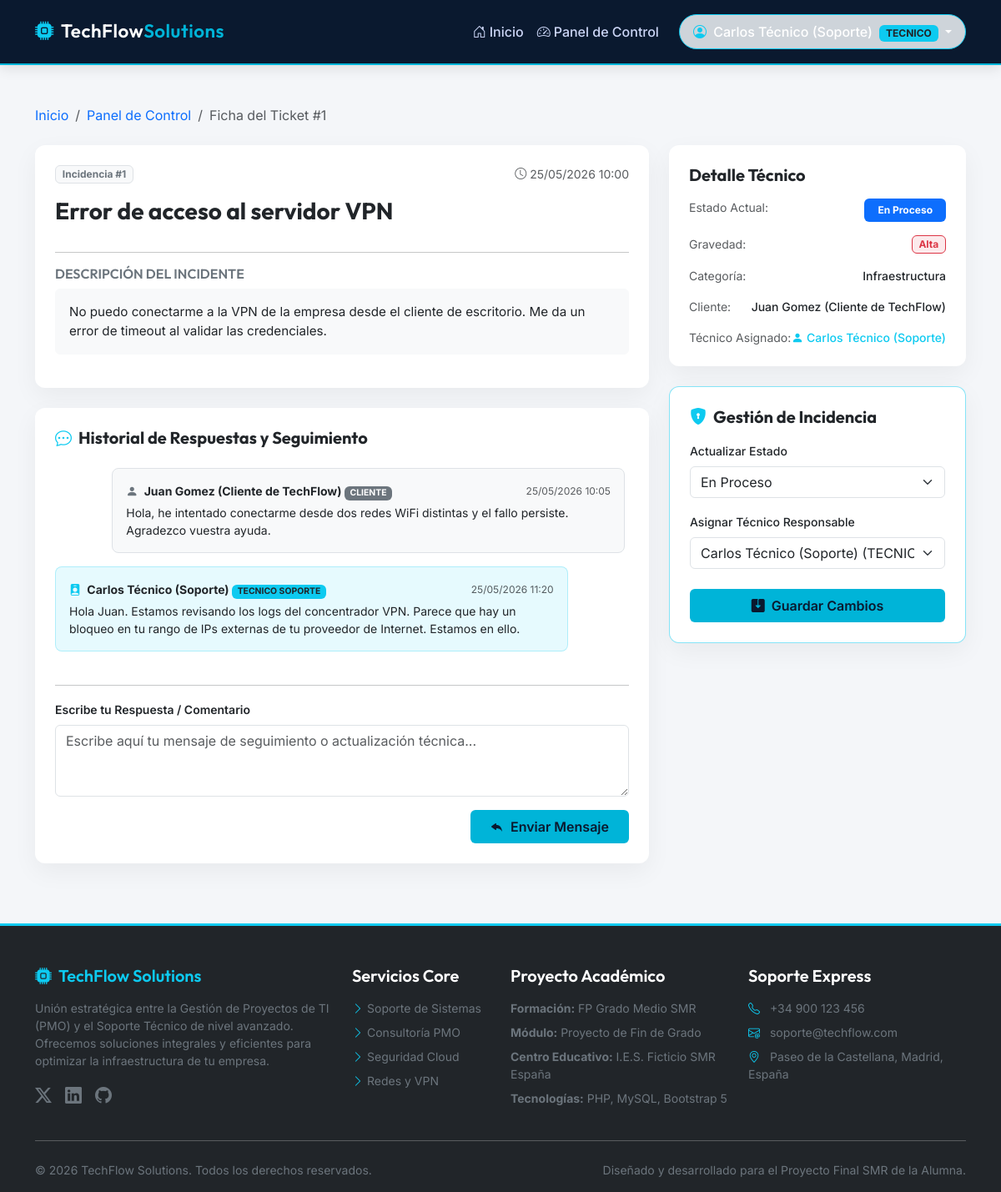
The app's page /ver_ticket.php?id=1 (signed in) with its own data.
### tables this page shows
CREATE TABLE `tickets` (
  `id` INT AUTO_INCREMENT PRIMARY KEY,
  `titulo` VARCHAR(150) NOT NULL COMMENT 'Breve título indicando el problema',
  `descripcion` TEXT NOT NULL COMMENT 'Detalles completos de la incidencia informática',
  `cliente_id` INT NOT NULL COMMENT 'Cliente que abre el ticket',
  `tecnico_id` INT DEFAULT NULL COMMENT 'Técnico asignado para resolver el ticket',
  `categoria` ENUM('Soporte Tecnico', 'Gestion de Proyectos', 'Infraestructura') NOT NULL DEFAULT 'Soporte Tecnico' COMMENT 'Categoría de la consulta',
  `gravedad` ENUM('Baja', 'Media', 'Alta', 'Critica') NOT NULL DEFAULT 'Baja' COMMENT 'Nivel de urgencia',
  `estado` ENUM('Abierto', 'En Proceso', 'Resuelto', 'Cerrado') NOT NULL DEFAULT 'Abierto' COMMENT 'Estado del flujo del soporte',
  `created_at` TIMESTAMP DEFAULT CURRENT_TIMESTAMP,
  `updated_at` TIMESTAMP DEFAULT CURRENT_TIMESTAMP ON UPDATE CURRENT_TIMESTAMP,
  FOREIGN KEY (`cliente_id`) REFERENCES `usuarios`(`id`) ON DELETE CASCADE ON UPDATE CASCADE,
  FOREIGN KEY (`tecnico_id`) REFERENCES `usuarios`(`id`) ON DELETE SET NULL ON UPDATE CASCADE
);

CREATE TABLE `comentarios_tickets` (
  `id` INT AUTO_INCREMENT PRIMARY KEY,
  `ticket_id` INT NOT NULL COMMENT 'Ticket al que pertenece la respuesta',
  `usuario_id` INT NOT NULL COMMENT 'Usuario que escribe el comentario (cliente o técnico/PMO)',
  `comentario` TEXT NOT NULL COMMENT 'Texto del mensaje',
  `created_at` TIMESTAMP DEFAULT CURRENT_TIMESTAMP,
  FOREIGN KEY (`ticket_id`) REFERENCES `tickets`(`id`) ON DELETE CASCADE ON UPDATE CASCADE,
  FOREIGN KEY (`usuario_id`) REFERENCES `usuarios`(`id`) ON DELETE CASCADE ON UPDATE CASCADE
);

CREATE TABLE `usuarios` (
  `id` INT AUTO_INCREMENT PRIMARY KEY,
  `nombre` VARCHAR(100) NOT NULL COMMENT 'Nombre completo del usuario',
  `email` VARCHAR(100) NOT NULL UNIQUE COMMENT 'Correo electrónico que sirve como login',
  `password` VARCHAR(255) NOT NULL COMMENT 'Contraseña cifrada mediante password_hash() con bcrypt',
  `rol` ENUM('cliente', 'tecnico', 'pmo') NOT NULL COMMENT 'Rol del usuario: cliente, tecnico de soporte o gestor PMO',
  `created_at` TIMESTAMP DEFAULT CURRENT_TIMESTAMP COMMENT 'Fecha de registro en la base de datos'
);

### ver_ticket.php (the view, shortened to what this page needs)
<?php
require_once 'conexion.php';
$ticket_id = intval($_GET['id']);
$usuario_rol = $_SESSION['rol'];
$sql_ticket = "SELECT t.*, u_c.nombre AS cliente_nombre, u_c.email AS cliente_email, u_t.nombre AS tecnico_nombre
               FROM tickets t
               JOIN usuarios u_c ON t.cliente_id = u_c.id
               LEFT JOIN usuarios u_t ON t.tecnico_id = u_t.id
               WHERE t.id = '$ticket_id' LIMIT 1";
$resultado_ticket = mysqli_query($conexion, $sql_ticket);
$ticket = mysqli_fetch_assoc($resultado_ticket);
$sql_comentarios = "SELECT c.*, u.nombre AS autor_nombre, u.rol AS autor_rol
                    FROM comentarios_tickets c
                    JOIN usuarios u ON c.usuario_id = u.id
                    WHERE c.ticket_id = '$ticket_id'
                    ORDER BY c.created_at ASC";
$resultado_comentarios = mysqli_query($conexion, $sql_comentarios);
include 'header.php';
?>
<div class="container my-4">
    <nav aria-label="breadcrumb" class="mb-4">
        <ol class="breadcrumb">
            <li class="breadcrumb-item"><a href="index.php" class="text-decoration-none">Inicio</a></li>
            <li class="breadcrumb-item">
                <a href="<?php echo ($usuario_rol === 'cliente') ? 'panel_cliente.php' : 'panel_pmo.php'; ?>" class="text-decoration-none">
                    <?php echo ($usuario_rol === 'cliente') ? 'Mi Panel' : 'Panel de Control'; ?>
                </a>
            </li>
            <li class="breadcrumb-item active" aria-current="page">Ficha del Ticket #<?php echo $ticket['id']; ?></li>
        </ol>
    </nav>
    <div class="row g-4">
        <div class="col-lg-8">
            <div class="card card-custom p-4 mb-4">
                <div class="d-flex justify-content-between align-items-start mb-3">
                    <span class="badge bg-light text-secondary border">Incidencia #<?php echo $ticket['id']; ?></span>
                    <span class="text-muted small"><i class="bi bi-clock me-1"></i><?php echo date('d/m/Y H:i', strtotime($ticket['created_at'])); ?></span>
                </div>
                <h1 class="h3 fw-bold mb-3 text-dark"><?php echo htmlspecialchars($ticket['titulo']); ?></h1>
                <hr class="my-3 bg-secondary opacity-25">
                <h5 class="h6 text-uppercase fw-semibold text-secondary mb-2">Descripción del Incidente</h5>
                <p class="text-dark bg-light p-3 rounded border border-light" style="white-space: pre-wrap; font-size: 0.95rem;"><?php echo htmlspecialchars($ticket['descripcion']); ?></p>
            </div>
            <div class="card card-custom p-4 mb-4">
                <h4 class="h5 fw-bold mb-4"><i class="bi bi-chat-dots text-info me-2"></i>Historial de Respuestas y Seguimiento</h4>
                <div class="chat-container mb-4" style="max-height: 450px; overflow-y: auto; padding-right: 5px;">
                    <?php if (mysqli_num_rows($resultado_comentarios) > 0): ?>
                        <div class="d-flex flex-column gap-3">
                            <?php while ($comentario = mysqli_fetch_assoc($resultado_comentarios)): ?>
                                <?php
                                $es_soporte = ($comentario['autor_rol'] !== 'cliente');
                                $burbuja_clase = $es_soporte ? 'bg-info bg-opacity-10 border border-info border-opacity-25 ms-0 me-5' : 'bg-light border me-0 ms-5';
                                $align_clase = $es_soporte ? 'align-self-start' : 'align-self-end';
                                ?>
                                <div class="p-3 rounded-3 <?php echo $burbuja_clase; ?> <?php echo $align_clase; ?> w-100" style="max-width: 90%;">
                                    <div class="d-flex justify-content-between align-items-center mb-1 flex-wrap">
                                        <strong class="small text-dark">
                                            <i class="bi <?php echo $es_soporte ? 'bi-person-badge-fill text-info' : 'bi-person-fill text-secondary'; ?> me-1"></i>
                                            <?php echo htmlspecialchars($comentario['autor_nombre']); ?>
                                            <?php if ($es_soporte): ?>
                                                <span class="badge bg-info text-dark small" style="font-size: 0.65rem;"><?php echo strtoupper($comentario['autor_rol']); ?> SOPORTE</span>
                                            <?php else: ?>
                                                <span class="badge bg-secondary text-white small" style="font-size: 0.65rem;">CLIENTE</span>
                                            <?php endif; ?>
                                        </strong>
                                        <span class="text-muted" style="font-size: 0.75rem;">
                                            <?php echo date('d/m/Y H:i', strtotime($comentario['created_at'])); ?>
                                        </span>
                                    </div>
                                    <p class="mb-0 text-dark small" style="white-space: pre-wrap;"><?php echo htmlspecialchars($comentario['comentario']); ?></p>
                                </div>
                            <?php endwhile; ?>
                        </div>
                    <?php endif; ?>
                </div>
                <hr class="my-3 bg-secondary opacity-25">
                <form action="ver_ticket.php?id=<?php echo $ticket_id; ?>" method="POST">
                    <div class="mb-3">
                        <label for="comentario" class="form-label small fw-semibold text-dark">Escribe tu Respuesta / Comentario</label>
                        <textarea class="form-control" id="comentario" name="comentario" rows="3" placeholder="Escribe aquí tu mensaje de seguimiento o actualización técnica..." required <?php echo ($ticket['estado'] === 'Cerrado') ? 'disabled' : ''; ?>></textarea>
                    </div>
                    <div class="text-end">
                        <?php if ($ticket['estado'] === 'Cerrado'): ?>
                            <button type="button" class="btn btn-dark btn-sm px-4" disabled>
                                <i class="bi bi-lock-fill me-2"></i>Incidencia Cerrada
                            </button>
                        <?php else: ?>
                            <button type="submit" name="enviar_comentario" class="btn btn-tech-primary px-4 py-2">
                                <i class="bi bi-reply-fill me-2"></i>Enviar Mensaje
                            </button>
                        <?php endif; ?>
                    </div>
                </form>
            </div>
        </div>
        <div class="col-lg-4">
            <div class="card card-custom p-4 mb-4">
                <h4 class="h5 fw-bold mb-3">Detalle Técnico</h4>
                <ul class="list-unstyled mb-0">
                    <li class="mb-3 d-flex justify-content-between">
                        <span class="text-muted small">Estado Actual:</span>
                        <?php
                        $est_clase = 'bg-secondary';
                        if ($ticket['estado'] === 'Abierto') $est_clase = 'bg-info text-dark';
                        elseif ($ticket['estado'] === 'En Proceso') $est_clase = 'bg-primary';
                        elseif ($ticket['estado'] === 'Resuelto') $est_clase = 'bg-success';
                        elseif ($ticket['estado'] === 'Cerrado') $est_clase = 'bg-dark';
                        ?>
                        <span class="badge <?php echo $est_clase; ?> px-3 py-2"><?php echo $ticket['estado']; ?></span>
                    </li>
                    <li class="mb-3 d-flex justify-content-between align-items-center">
                        <span class="text-muted small">Gravedad:</span>
                        <?php
                        $grav_clase = 'bg-secondary';
                        if ($ticket['gravedad'] === 'Baja') $grav_clase = 'bg-success bg-opacity-10 text-success border border-success';
                        elseif ($ticket['gravedad'] === 'Media') $grav_clase = 'bg-warning bg-opacity-10 text-warning-emphasis border border-warning';
                        elseif ($ticket['gravedad'] === 'Alta') $grav_clase = 'bg-danger bg-opacity-10 text-danger border border-danger';
                        elseif ($ticket['gravedad'] === 'Critica') $grav_clase = 'bg-danger text-white';
                        ?>
                        <span class="badge <?php echo $grav_clase; ?>"><?php echo $ticket['gravedad']; ?></span>
                    </li>
                    <li class="mb-3 d-flex justify-content-between">
                        <span class="text-muted small">Categoría:</span>
                        <span class="fw-medium small"><?php echo $ticket['categoria']; ?></span>
                    </li>
                    <li class="mb-3 d-flex justify-content-between">
                        <span class="text-muted small">Cliente:</span>
                        <span class="fw-medium small"><?php echo htmlspecialchars($ticket['cliente_nombre']); ?></span>
                    </li>
                    <li class="mb-0 d-flex justify-content-between">
                        <span class="text-muted small">Técnico Asignado:</span>
                        <span class="fw-medium text-info small">
                            <?php if ($ticket['tecnico_nombre']): ?>
                                <i class="bi bi-person-fill me-1"></i><?php echo htmlspecialchars($ticket['tecnico_nombre']); ?>
                            <?php else: ?>
                                <span class="text-muted small">Sin asignar</span>
                            <?php endif; ?>
                        </span>
                    </li>
                </ul>
            </div>
            <?php if ($usuario_rol === 'tecnico' || $usuario_rol === 'pmo'): ?>
                <div class="card card-custom p-4 border border-info border-opacity-50">
                    <h4 class="h5 fw-bold mb-3 text-dark"><i class="bi bi-shield-lock-fill text-info me-2"></i>Gestión de Incidencia</h4>
                    <form action="ver_ticket.php?id=<?php echo $ticket_id; ?>" method="POST" class="d-flex flex-column gap-3">
                        <div>
                            <label for="estado" class="form-label small fw-medium">Actualizar Estado</label>
                            <select class="form-select" id="estado" name="estado" required>
                                <option value="En Proceso" <?php echo $ticket['estado'] === 'En Proceso' ? 'selected' : ''; ?>>En Proceso</option>
                            </select>
                        </div>
                        <div>
                            <label for="tecnico_id" class="form-label small fw-medium">Asignar Técnico Responsable</label>
                            <select class="form-select" id="tecnico_id" name="tecnico_id">
                                <?php
                                $sql_tecnicos = "SELECT id, nombre, rol FROM usuarios WHERE rol IN ('tecnico', 'pmo') ORDER BY nombre ASC";
                                $res_tecnicos = mysqli_query($conexion, $sql_tecnicos);
                                while ($tecnico = mysqli_fetch_assoc($res_tecnicos)):
                                ?>
                                    <option value="<?php echo $tecnico['id']; ?>" <?php echo $ticket['tecnico_id'] == $tecnico['id'] ? 'selected' : ''; ?>>
                                        <?php echo htmlspecialchars($tecnico['nombre']); ?> (<?php echo strtoupper($tecnico['rol']); ?>)
                                    </option>
                                <?php endwhile; ?>
                            </select>
                        </div>
                        <button type="submit" name="actualizar_ticket" class="btn btn-tech-primary w-100 mt-2 py-2">
                            <i class="bi bi-save2-fill me-2"></i>Guardar Cambios
                        </button>
                    </form>
                </div>
            <?php endif; ?>
        </div>
    </div>
</div>
<?php
include 'footer.php';
?>

### header.php (style rules this page uses)
:root { --azul-oscuro: #0A192F; --azul-slate: #172A45; --azul-brillante: #00B4D8; --gris-fondo: #F4F6F9; --gris-texto: #4A5568; --blanco-puro: #FFFFFF; }
body { font-family: 'Inter', sans-serif; background-color: var(--gris-fondo); color: var(--azul-oscuro); min-height: 100vh; display: flex; flex-direction: column; }
h1, h2, h3, h4, h5, h6, .navbar-brand { font-family: 'Outfit', sans-serif; font-weight: 600; }
.btn-tech-primary { background-color: var(--azul-brillante); color: var(--azul-oscuro); font-weight: 600; border: none; transition: all 0.3s ease; }
.card-custom { background: var(--blanco-puro); border: none; border-radius: 12px; box-shadow: 0 10px 30px rgba(0, 0, 0, 0.05); transition: transform 0.3s ease, box-shadow 0.3s ease; }

### records on screen
tickets: id "1", created_at "25/05/2026 10:00", titulo "Error de acceso al servidor VPN", descripcion "No puedo conectarme a la VPN de la empresa desde el cliente de escritorio. Me da un error de timeout al validar las credenciales.", estado "En Proceso", gravedad "Alta", categoria "Infraestructura", cliente.nombre "Juan Gomez (Cliente de TechFlow)", tecnico.nombre "Carlos Técnico (Soporte)", tecnico_id "Carlos Técnico (Soporte) (TECNICO)"
comentarios_tickets: usuario.nombre "Juan Gomez (Cliente de TechFlow)", shows "CLIENTE", created_at "25/05/2026 10:05", comentario "Hola, he intentado conectarme desde dos redes WiFi distintas y el fallo persiste. Agradezco vuestra ayuda."
comentarios_tickets: usuario.nombre "Carlos Técnico (Soporte)", usuario.rol "TECNICO", created_at "25/05/2026 11:20", comentario "Hola Juan. Estamos revisando los logs del concentrador VPN. Parece que hay un bloqueo en tu rango de IPs externas de tu proveedor de Internet. Estamos en ello."

### other values on screen
$_SESSION['nombre'] "Carlos Técnico (Soporte)"
$_SESSION['rol'] "TECNICO"
